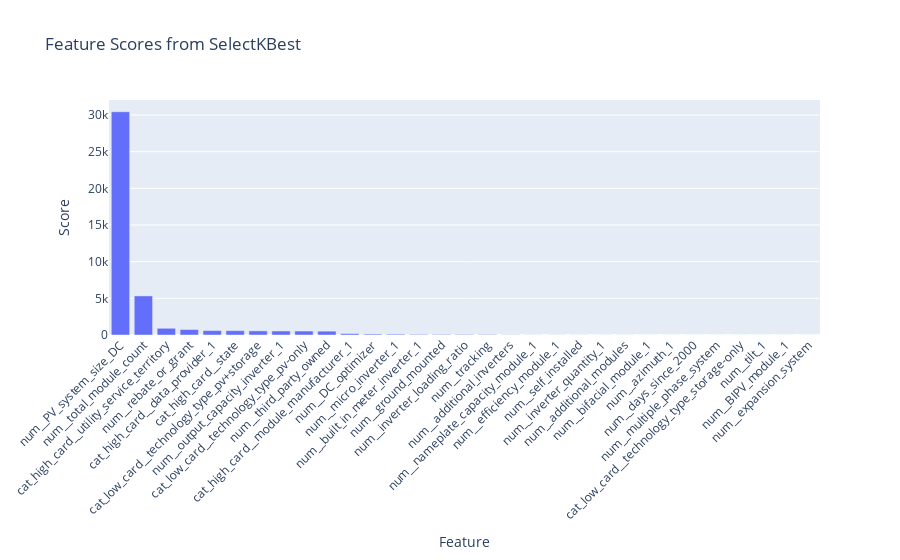

Source (notebook cell):
### Code cell
fig = go.Figure(data=[go.Bar(x=feature_scores['feature'], y=feature_scores['score'])])
fig.update_layout(title='Feature Scores from SelectKBest', xaxis_title='Feature', yaxis_title='Score', xaxis_tickangle=-45)
fig.show()

### Figure 1 — Plotly figure (JSON) as saved in the notebook; plotly's stock layout.template omitted (floating-point values rounded to 4 significant figures)
{"data": [{"type": "bar", "x": ["num__PV_system_size_DC", "num__total_module_count", "cat_high_card__utility_service_territory", "num__rebate_or_grant", "cat_high_card__data_provider_1", "cat_high_card__state", "cat_low_card__technology_type_pv+storage", "num__output_capacity_inverter_1", "cat_low_card__technology_type_pv-only", "num__third_party_owned", "cat_high_card__module_manufacturer_1", "num__DC_optimizer", "num__micro_inverter_1", "num__built_in_meter_inverter_1", "num__ground_mounted", "num__inverter_loading_ratio", "num__tracking", "num__additional_inverters", "num__nameplate_capacity_module_1", "num__efficiency_module_1", "num__self_installed", "num__inverter_quantity_1", "num__additional_modules", "num__bifacial_module_1", "num__azimuth_1", "num__days_since_2000", "num__multiple_phase_system", "cat_low_card__technology_type_storage-only", "num__tilt_1", "num__BIPV_module_1", "num__expansion_system"], "y": [30440.0, 5330.0, 916.1, 750.6, 601.2, 592.5, 561.3, 549.0, 541.3, 522.5, 191.7, 122.8, 108.4, 80.93, 77.04, 74.35, 62.91, 22.22, 7.847, 7.763, 6.51, 6.36, 6.104, 3.467, 3.442, 2.523, 0.5203, 0.5059, 0.4079, 0.2256, 0.01301]}], "layout": {"title": {"text": "Feature Scores from SelectKBest"}, "xaxis": {"tickangle": -45, "title": {"text": "Feature"}}, "yaxis": {"title": {"text": "Score"}}}}
